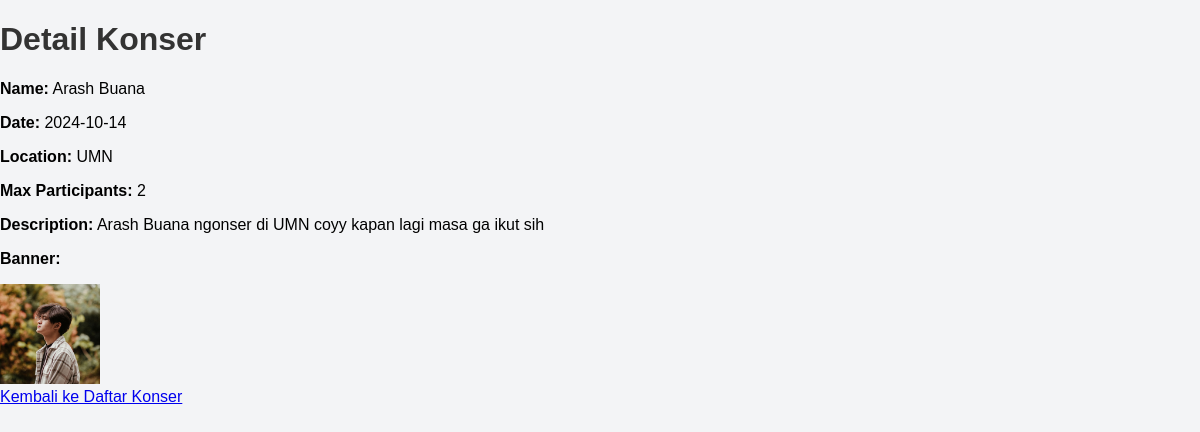
/tesuts/concert_detail.php?id=13, run on an earlier commit of the app's database.
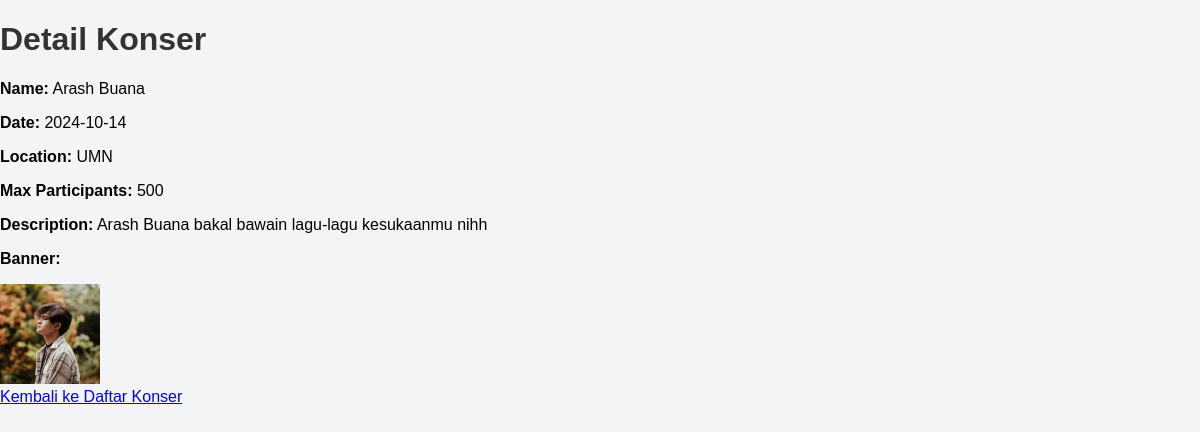
And on a later commit of the database.
### tables this page shows
CREATE TABLE `concerts` (
  `id` int(11) NOT NULL,
  `name` varchar(20) NOT NULL,
  `date` date NOT NULL,
  `location` varchar(255) DEFAULT NULL,
  `max_participants` int(11) DEFAULT 0,
  `image` varchar(255) NOT NULL,
  `description` text DEFAULT NULL,
  `status` enum('open','cancel') DEFAULT 'open'
);

### tesuts/concert_detail.php (the view, shortened to what this page needs)
<?php
$conn = new mysqli("localhost", "root", "", "concert_system");
$id = isset($_GET['id']) ? intval($_GET['id']) : 0;
$result = $conn->query("SELECT * FROM concerts WHERE id = $id");
$concert = $result->fetch_assoc();
?>
<!DOCTYPE html>
<html lang="en">
<head>
    <link rel="stylesheet" href="style.css">
</head>
<body>
    <h1>Detail Konser</h1>
    <p><strong>Name:</strong> <?php echo htmlspecialchars($concert['name']); ?></p>
    <p><strong>Date:</strong> <?php echo htmlspecialchars($concert['date']); ?></p>
    <p><strong>Location:</strong> <?php echo htmlspecialchars($concert['location']); ?></p>
    <p><strong>Max Participants:</strong> <?php echo htmlspecialchars($concert['max_participants']); ?></p>
    <p><strong>Description:</strong>
    <?php echo !empty($concert['description']) ? htmlspecialchars($concert['description']) : "Tidak ada deskripsi."; ?>
    </p>
    <p><strong>Banner:</strong></p>
    <img src="<?php echo htmlspecialchars($concert['image']); ?>" alt="Concert Image" width="200" height="200">
    <br />
    <a href="list_concert.php">Kembali ke Daftar Konser</a>
</body>
</html>

### tesuts/style.css (style rules this page uses)
body { margin: 0; font-family: Arial, sans-serif; background-color: #f3f4f6; }
h1 { color: #333; }
img { max-width: 100px; max-height: 100px; object-fit: cover; }

What changed in the data, as far as the page shows it:
changed concerts "Arash Buana": max_participants "2" → "500"; description "Arash Buana ngonser di UMN coyy kapan lagi masa ga ikut sih" → "Arash Buana bakal bawain lagu-lagu kesukaanmu nihh"
